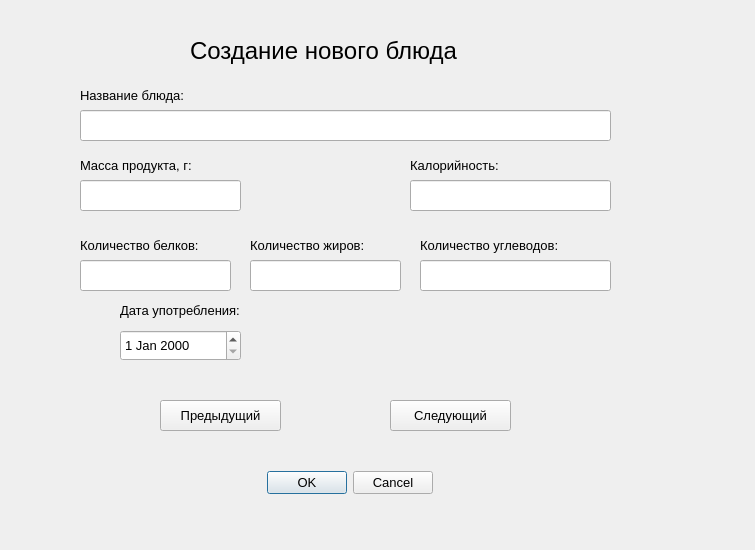
<?xml version="1.0" encoding="UTF-8"?>
<ui version="4.0">
 <class>dialogadddevice</class>
 <widget class="QDialog" name="dialogadddevice">
  <property name="geometry">
   <rect>
    <x>0</x>
    <y>0</y>
    <width>755</width>
    <height>550</height>
   </rect>
  </property>
  <property name="windowTitle">
   <string>Новое блюдо</string>
  </property>
  <widget class="QDialogButtonBox" name="buttonBox">
   <property name="geometry">
    <rect>
     <x>242</x>
     <y>467</y>
     <width>191</width>
     <height>31</height>
    </rect>
   </property>
   <property name="font">
    <font>
     <pointsize>10</pointsize>
    </font>
   </property>
   <property name="standardButtons">
    <set>QDialogButtonBox::Cancel|QDialogButtonBox::Ok</set>
   </property>
  </widget>
  <widget class="QPushButton" name="previousButton">
   <property name="geometry">
    <rect>
     <x>160</x>
     <y>400</y>
     <width>121</width>
     <height>31</height>
    </rect>
   </property>
   <property name="font">
    <font>
     <pointsize>10</pointsize>
    </font>
   </property>
   <property name="text">
    <string>Предыдущий</string>
   </property>
  </widget>
  <widget class="QPushButton" name="nextButton">
   <property name="geometry">
    <rect>
     <x>390</x>
     <y>400</y>
     <width>121</width>
     <height>31</height>
    </rect>
   </property>
   <property name="font">
    <font>
     <pointsize>10</pointsize>
    </font>
   </property>
   <property name="text">
    <string>Следующий</string>
   </property>
  </widget>
  <widget class="QLineEdit" name="rat_carb">
   <property name="geometry">
    <rect>
     <x>420</x>
     <y>260</y>
     <width>191</width>
     <height>31</height>
    </rect>
   </property>
  </widget>
  <widget class="QLineEdit" name="rat_mass">
   <property name="geometry">
    <rect>
     <x>80</x>
     <y>180</y>
     <width>161</width>
     <height>31</height>
    </rect>
   </property>
  </widget>
  <widget class="QLineEdit" name="rat_ccal">
   <property name="geometry">
    <rect>
     <x>410</x>
     <y>180</y>
     <width>201</width>
     <height>31</height>
    </rect>
   </property>
  </widget>
  <widget class="QLabel" name="label_6">
   <property name="geometry">
    <rect>
     <x>250</x>
     <y>230</y>
     <width>161</width>
     <height>31</height>
    </rect>
   </property>
   <property name="font">
    <font>
     <pointsize>10</pointsize>
    </font>
   </property>
   <property name="text">
    <string>Количество жиров:</string>
   </property>
  </widget>
  <widget class="QLabel" name="label_8">
   <property name="geometry">
    <rect>
     <x>80</x>
     <y>150</y>
     <width>151</width>
     <height>31</height>
    </rect>
   </property>
   <property name="font">
    <font>
     <pointsize>10</pointsize>
    </font>
   </property>
   <property name="text">
    <string>Масса продукта, г:</string>
   </property>
  </widget>
  <widget class="QLabel" name="label_7">
   <property name="geometry">
    <rect>
     <x>420</x>
     <y>230</y>
     <width>181</width>
     <height>31</height>
    </rect>
   </property>
   <property name="font">
    <font>
     <pointsize>10</pointsize>
    </font>
   </property>
   <property name="text">
    <string>Количество углеводов:</string>
   </property>
  </widget>
  <widget class="QLineEdit" name="rat_fats">
   <property name="geometry">
    <rect>
     <x>250</x>
     <y>260</y>
     <width>151</width>
     <height>31</height>
    </rect>
   </property>
  </widget>
  <widget class="QLineEdit" name="rat_prot">
   <property name="geometry">
    <rect>
     <x>80</x>
     <y>260</y>
     <width>151</width>
     <height>31</height>
    </rect>
   </property>
  </widget>
  <widget class="QLabel" name="label_4">
   <property name="geometry">
    <rect>
     <x>190</x>
     <y>30</y>
     <width>351</width>
     <height>41</height>
    </rect>
   </property>
   <property name="font">
    <font>
     <pointsize>18</pointsize>
    </font>
   </property>
   <property name="text">
    <string>Создание нового блюда</string>
   </property>
  </widget>
  <widget class="QLabel" name="label_5">
   <property name="geometry">
    <rect>
     <x>80</x>
     <y>230</y>
     <width>161</width>
     <height>31</height>
    </rect>
   </property>
   <property name="font">
    <font>
     <pointsize>10</pointsize>
    </font>
   </property>
   <property name="text">
    <string>Количество белков:</string>
   </property>
  </widget>
  <widget class="QLineEdit" name="rat_name">
   <property name="geometry">
    <rect>
     <x>80</x>
     <y>110</y>
     <width>531</width>
     <height>31</height>
    </rect>
   </property>
  </widget>
  <widget class="QLabel" name="label_9">
   <property name="geometry">
    <rect>
     <x>410</x>
     <y>150</y>
     <width>191</width>
     <height>31</height>
    </rect>
   </property>
   <property name="font">
    <font>
     <pointsize>10</pointsize>
    </font>
   </property>
   <property name="text">
    <string>Калорийность:</string>
   </property>
  </widget>
  <widget class="QDateEdit" name="dateEdit">
   <property name="geometry">
    <rect>
     <x>120</x>
     <y>330</y>
     <width>121</width>
     <height>31</height>
    </rect>
   </property>
   <property name="font">
    <font>
     <pointsize>10</pointsize>
    </font>
   </property>
  </widget>
  <widget class="QLabel" name="label">
   <property name="geometry">
    <rect>
     <x>120</x>
     <y>300</y>
     <width>171</width>
     <height>21</height>
    </rect>
   </property>
   <property name="font">
    <font>
     <pointsize>10</pointsize>
    </font>
   </property>
   <property name="text">
    <string>Дата употребления:</string>
   </property>
  </widget>
  <widget class="QLabel" name="label_10">
   <property name="geometry">
    <rect>
     <x>80</x>
     <y>80</y>
     <width>151</width>
     <height>31</height>
    </rect>
   </property>
   <property name="font">
    <font>
     <pointsize>10</pointsize>
    </font>
   </property>
   <property name="text">
    <string>Название блюда:</string>
   </property>
  </widget>
 </widget>
 <resources/>
 <connections/>
</ui>
